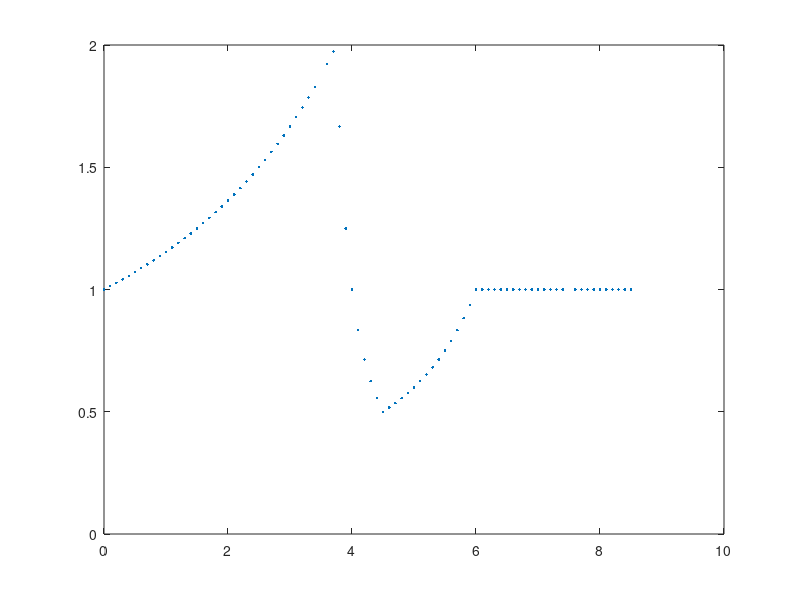

Write the MATLAB code that produced this figure.


AB = 2; % Jump Height (nd)
ab = 0.5; % Fall Depth
zb = 15; % break height (cm)
w  = 12; % wave width (cm)

beta = 1+w/zb*1/(AB-ab);
m = (ab - AB)/w;

t1 = (AB-1)*zb/(2*AB);
t2 = (w-(1-ab)*zb)/(2*ab);
t3 = w/(2) ;
tb = zb/2;
wcheck = (ab/AB)*(AB-zb+2*AB*zb);

if wcheck>w
    warning(['Violation of parameter restrictions. Consider increasing the wave width to at least ',num2str(wcheck)]);
end

areafun = @(t)    ( 1                                .*( t <= 0 ) +...
                    1./(1-2/zb.*t)                   .*( t >  0    &  t <  t1 ) +...
                    (m*zb+AB)./(1+m*zb-2*m*t)        .*( t >= t1   &  t <  t2 ) +...
                    (1-w/zb)./(1-2/zb.*t)            .*( t >= t2   &  t <  t3 ) +...
                    1                                .*( t >= t3              ) );
                
dt = 0.1;

disp(['t1  t2  t3']);
disp(num2str([t1 t2 t3]));
disp(['Wcheck: ',num2str(wcheck),' w: ',num2str(w)]);

figure(2);
plot(0:dt:(tb+1),areafun(0:dt:tb+1),'.');